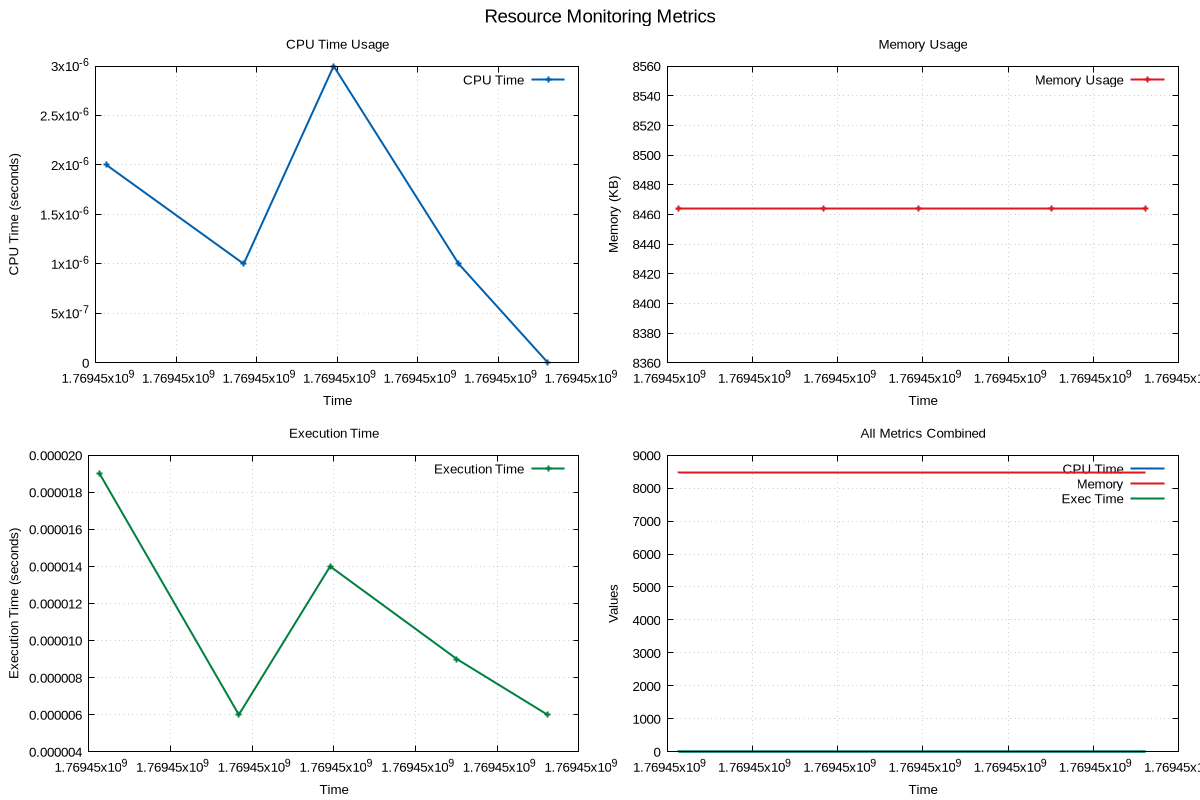

The gnuplot source for this figure:
# GNUplot script for resource monitoring
set terminal pngcairo enhanced font 'Arial,10' size 1200,800
set output 'png/binary_search_20260126_214450.png'

set multiplot layout 2,2 title 'Resource Monitoring Metrics' font 'Arial,14'
set style line 1 lc rgb '#0060ad' lt 1 lw 2
set style line 2 lc rgb '#dd181f' lt 1 lw 2
set style line 3 lc rgb '#008040' lt 1 lw 2

set title 'CPU Time Usage'
set xlabel 'Time'
set ylabel 'CPU Time (seconds)'
set grid
plot 'png/binary_search_20260126_214450.dat' using 1:2 with linespoints ls 1 title 'CPU Time'
set title 'Memory Usage'
set xlabel 'Time'
set ylabel 'Memory (KB)'
set grid
plot 'png/binary_search_20260126_214450.dat' using 1:3 with linespoints ls 2 title 'Memory Usage'
set title 'Execution Time'
set xlabel 'Time'
set ylabel 'Execution Time (seconds)'
set grid
plot 'png/binary_search_20260126_214450.dat' using 1:4 with linespoints ls 3 title 'Execution Time'
set title 'All Metrics Combined'
set xlabel 'Time'
set ylabel 'Values'
set grid
plot 'png/binary_search_20260126_214450.dat' using 1:2 with lines ls 1 title 'CPU Time', \
     'png/binary_search_20260126_214450.dat' using 1:3 with lines ls 2 title 'Memory', \
     'png/binary_search_20260126_214450.dat' using 1:4 with lines ls 3 title 'Exec Time'
unset multiplot
